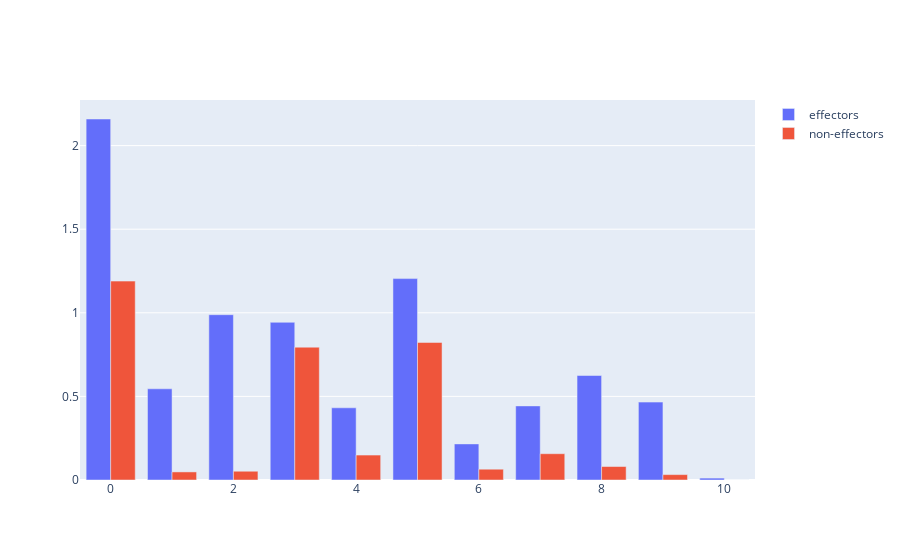

Notebook code cell kept with this figure:
### Markdown cell above
### CLUMPs distributions btw EFFECTORS and NON-EFFECTORS

### Code cell
# Barplots of means per clumps occurrences in eff and non-eff
fig = go.Figure()
clumps_occurrences_eff = []
clumps_occurrences_noneff = []
sig_clumps_diff = {}
for c in list(clumps_feature_eff.columns)[:-1]:
    clumps_occurrences_eff.append(np.mean(clumps_feature_eff[c]))
    clumps_occurrences_noneff.append(np.mean(clumps_feature_noneff[c]))
    tt = ttest_ind(clumps_feature_eff[c], clumps_feature_noneff[c])[1]
    if tt <= 0.05:
        sig_clumps_diff[c] = tt 
    else:
        pass
fig.add_trace(go.Bar(name="effectors", x=list(range(0, 11)), y=clumps_occurrences_eff))
fig.add_trace(go.Bar(name="non-effectors", x=list(range(0, 11)), y=clumps_occurrences_noneff))
print(sig_clumps_diff)
print(clumps_feature_eff['CLUMP1'].sum())
print(clumps_occurrences_eff)
print(clumps_occurrences_noneff)
fig.show()

### Figure 1 — Plotly figure (JSON) as saved in the notebook; plotly's stock layout.template omitted (floating-point values rounded to 4 significant figures)
{"data": [{"name": "effectors", "type": "bar", "x": [0, 1, 2, 3, 4, 5, 6, 7, 8, 9, 10], "y": [2.159, 0.5455, 0.9886, 0.9432, 0.4318, 1.205, 0.2159, 0.4432, 0.625, 0.4659, 0.01136]}, {"name": "non-effectors", "type": "bar", "x": [0, 1, 2, 3, 4, 5, 6, 7, 8, 9, 10], "y": [1.19, 0.04839, 0.05242, 0.7944, 0.1492, 0.8226, 0.06452, 0.1573, 0.08065, 0.03226, 0]}], "layout": {}}
